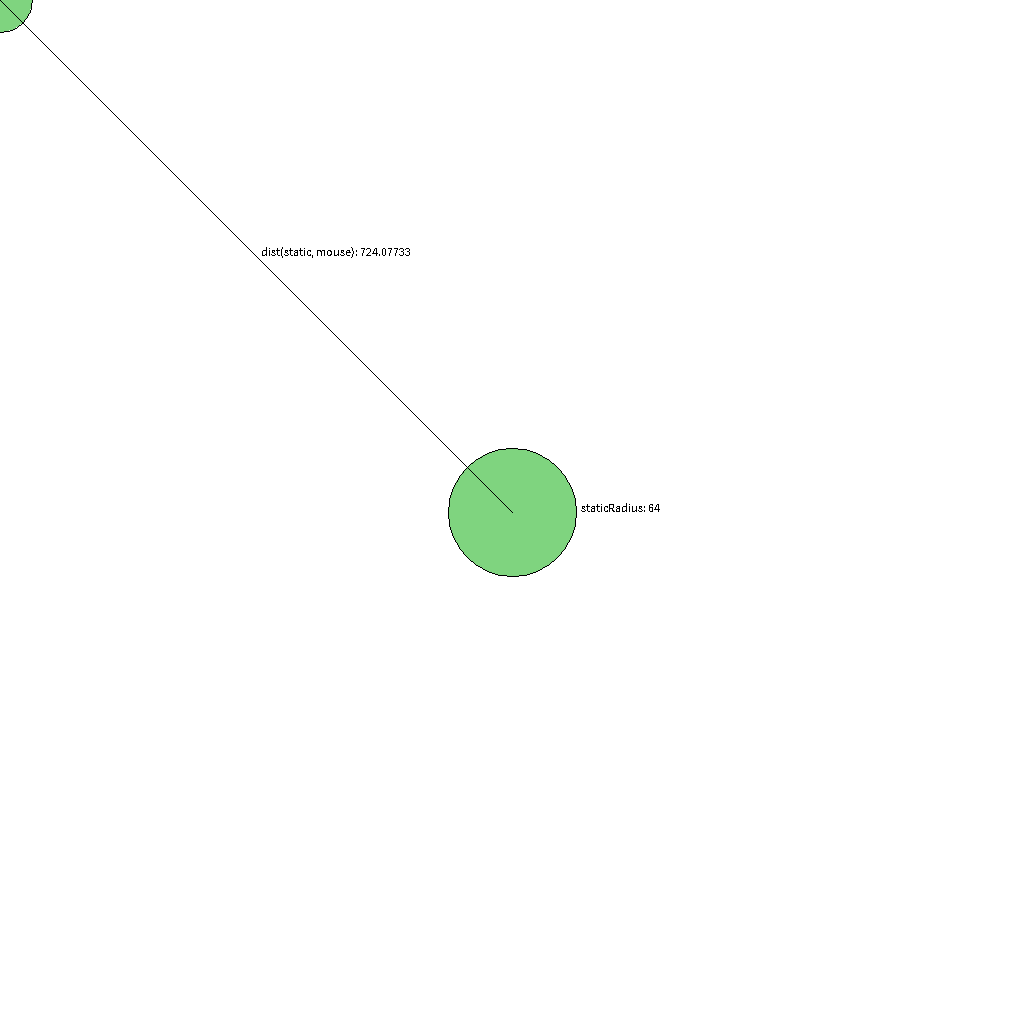
Frame 1 (no input)
Frame 60 (the mouse pressed at the canvas centre just before this capture): identical to frame 1, image omitted
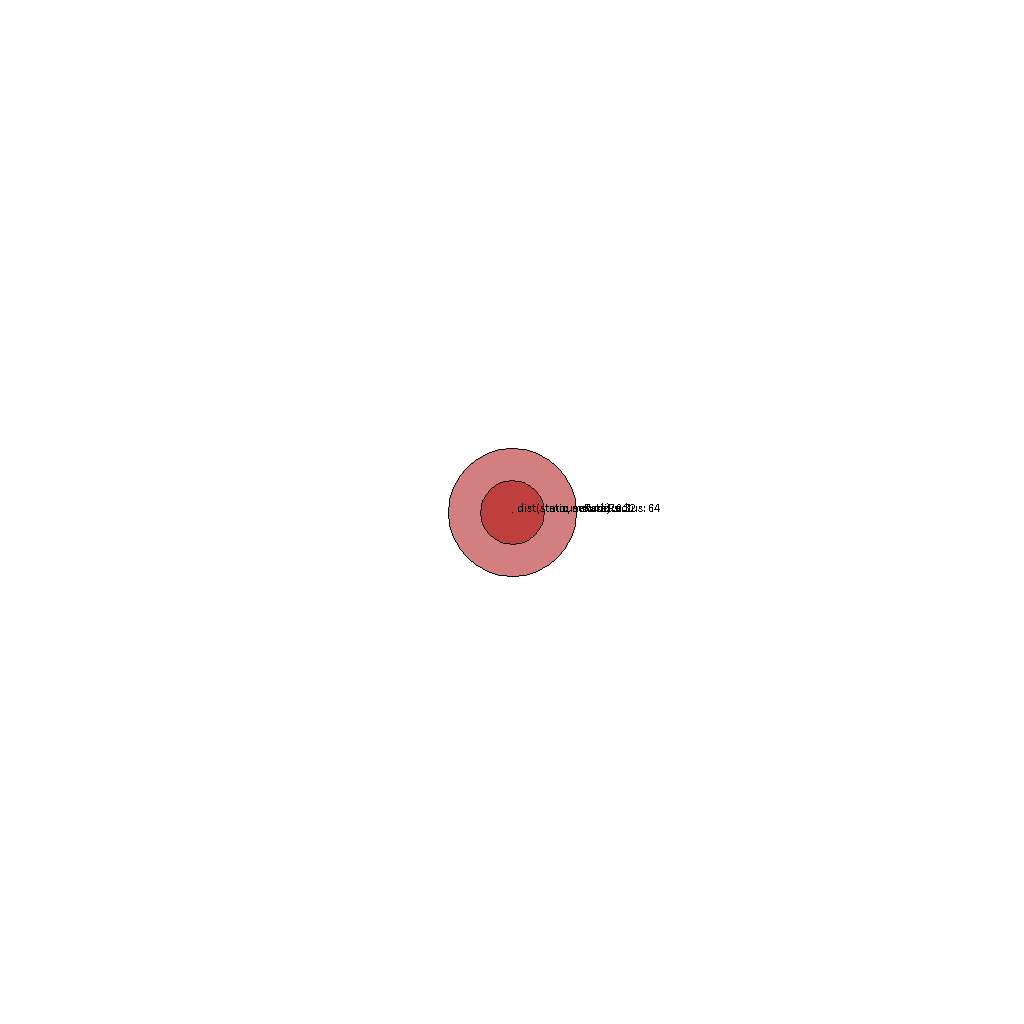
Frame 120 (the mouse held since frame 60 and released just before this capture)

The Processing sketch that drew these frames (run headless with seeded random() and noise(); from frame 60 on, the mouse is pressed at the canvas centre):

// Processing sketch: lec14_231203b_circleCollision
// ── lec14_231203b_circleCollision.pde
// Check collisions for circles;

PVector staticCircle, mouseCircle;
int staticRadius = 64;
int mouseRadius = 32;

void setup(){
  size(1024, 1024);
  
  // just 'cuz
  noSmooth();
  noFill();
  
  // initialization
  staticCircle = new PVector(width/2, height/2);
  mouseCircle = new PVector(0, 0);
}

void draw(){ 
  // leave trails instead of drawing the background outright
  background(#ffffff);
  
  mouseCircle.set(mouseX, mouseY);
  
  if(staticCircle.dist(mouseCircle) < staticRadius + mouseRadius){
    // the point is inside the circle!
    fill(#aa0000, 128);
    println("ahhhh!");
  } else {
    // the point is not inside the circle!
    fill(#00aa00, 128);
  }
  
  // draw the two circles
  circle(staticCircle.x, staticCircle.y, staticRadius * 2);
  circle(mouseCircle.x, mouseCircle.y, mouseRadius * 2);
  
  // labels
  fill(#000000);
  line(staticCircle.x, staticCircle.y, mouseCircle.x, mouseCircle.y);
  text("staticRadius: " + staticRadius, staticCircle.x + staticRadius + 5, staticCircle.y);
  text("mouseRadius: " + mouseRadius, mouseCircle.x + mouseRadius + 5, mouseCircle.y);
  PVector midpoint = PVector.lerp(staticCircle, mouseCircle, 0.5);
  text("dist(static, mouse): " + staticCircle.dist(mouseCircle), midpoint.x + 5, midpoint.y);
}
